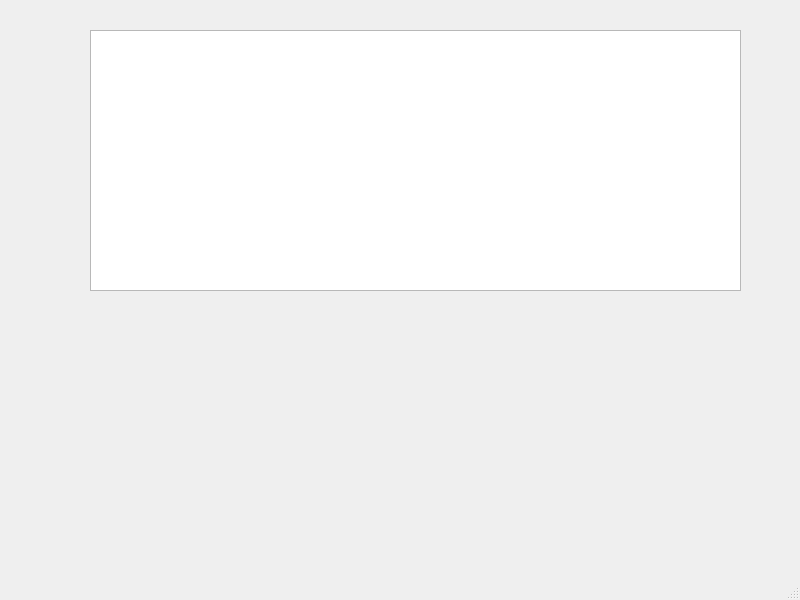
<?xml version="1.0" encoding="UTF-8"?>
<ui version="4.0">
 <class>MainWindow</class>
 <widget class="QMainWindow" name="MainWindow">
  <property name="geometry">
   <rect>
    <x>0</x>
    <y>0</y>
    <width>800</width>
    <height>600</height>
   </rect>
  </property>
  <property name="windowTitle">
   <string>MainWindow</string>
  </property>
  <widget class="QWidget" name="centralwidget">
   <widget class="QTableView" name="tableView">
    <property name="geometry">
     <rect>
      <x>90</x>
      <y>30</y>
      <width>651</width>
      <height>261</height>
     </rect>
    </property>
   </widget>
  </widget>
  <widget class="QMenuBar" name="menubar">
   <property name="geometry">
    <rect>
     <x>0</x>
     <y>0</y>
     <width>800</width>
     <height>21</height>
    </rect>
   </property>
  </widget>
  <widget class="QStatusBar" name="statusbar"/>
 </widget>
 <resources/>
 <connections/>
</ui>
